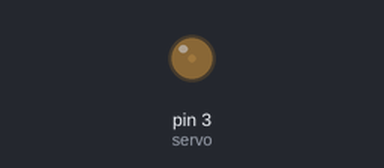
Recording of a sketch running on a simulated Arduino Uno, built with avr-gcc and run on an emulated ATmega328P. Parts: output pins drawn as LEDs (lit = HIGH).

Above: at 0.05 s.
At 0.65 s:
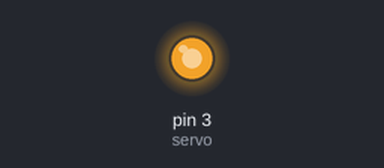
At 0.95 s:
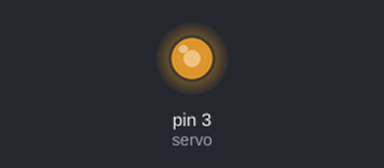
At 1.25 s:
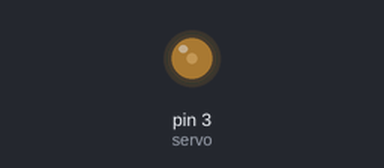
Timing chart, 0 to 3.3 s (numbered marks = the images above):
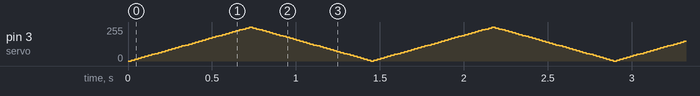

The sketch:

servo.ino
```cpp
int servo = 3;
void setup(){
  pinMode(servo,OUTPUT);
}

void loop(){
  for(int i=0; i<180; i=i+5){
    int deger = map(i,0,180,0,255);
    analogWrite(servo,deger);
    delay(20);
  }

  for(int i=180; i>0; i=i-5){
    int deger = map(i,0,180,0,255);
    analogWrite(servo,deger);
    delay(20);
  }
}
```
